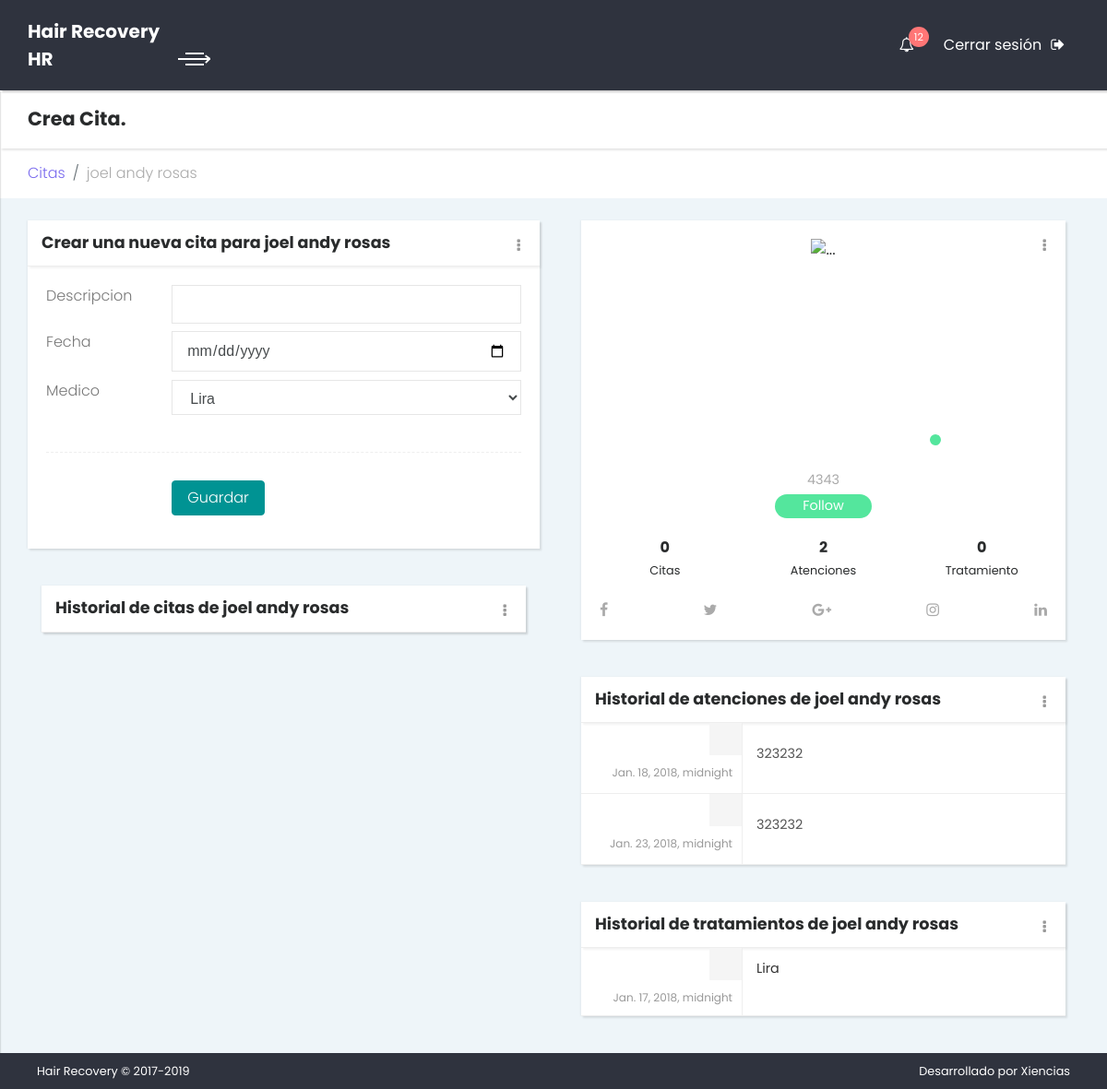
/creacita/34 (signed in), run on the app's committed database.
### app/models.py (models this page shows, shortened)
@python_2_unicode_compatible
class Pacientes(models.Model):
    nombre =models.CharField(max_length=300,blank=True)
    apellido =models.CharField(max_length=300,blank=True)
    dni = models.CharField(max_length=300,blank=True)
    domicilio = models.CharField(max_length=300,blank=True,null=True)
    ciudad = models.ForeignKey('Ciudad',max_length=300,blank=True,null=True)
    telefono = models.CharField(max_length=300,blank=True)
    celular = models.CharField(max_length=300,blank=True)
    email = models.CharField(max_length=300,blank=True,null=True)
    referenciado = models.CharField(max_length=300,blank=True)
    foto = models.TextField(db_column='foto',blank=True)
    user = models.ForeignKey(User, models.DO_NOTHING,blank=True,null=True)
    nacimiento= models.DateTimeField(blank=True, null=True)
    fecha_ini= models.DateTimeField('Fecha de Ingreso',blank=True, null=True)

@python_2_unicode_compatible
class Atencion(models.Model):
    paciente = models.ForeignKey('Pacientes',max_length=300,blank=True, null=True)
    medicos = models.ForeignKey('Medicos',max_length=300,blank=True, null=True)
    evaluacion = models.ForeignKey('Evaluacion',max_length=300,blank=True, null=True)
    control= models.ForeignKey('Control',max_length=300,blank=True, null=True)
    tratamiento= models.ForeignKey('Tratamiento',max_length=300,blank=True, null=True)
    descripcion = models.CharField(max_length=300,blank=True)
    fecha = models.DateTimeField('Fecha de Atencion',blank=True, null=True)

@python_2_unicode_compatible
class Tratamiento(models.Model):
    paciente = models.ForeignKey('Pacientes',max_length=300,blank=True, null=True)
    medico = models.ForeignKey('Medicos',max_length=300,blank=True, null=True)
    Diagnostico = models.CharField(max_length=300,blank=True,null=True)
    Fecha_ini = models.DateTimeField(blank=True, null=True)
    Frecuencia = models.CharField(max_length=300,blank=True,null=True)
    Apoyo = models.CharField(max_length=300,blank=True,null=True)
    Tipo = models.CharField(max_length=300,blank=True,null=True)
    Porcentaje = models.CharField(max_length=300,blank=True,null=True)
    Sesion = models.CharField(max_length=300,blank=True,null=True)
    Dolor_Fisico = models.CharField(max_length=300,blank=True,null=True)
    Malestar_Emocional = models.CharField(max_length=300,blank=True,null=True)
    Estudio_Medico = models.CharField(max_length=300,blank=True,null=True)
    Firma = models.CharField(max_length=300,blank=True,null=True)

@python_2_unicode_compatible
class Medicos(models.Model):
    nombre = models.CharField(max_length=300,blank=True)
    apellido = models.CharField(max_length=300,blank=True)
    dni = models.CharField(max_length=300,blank=True)
    domicilio = models.CharField(max_length=300)
    ciudad = models.ForeignKey('Ciudad',max_length=300,blank=True,null=True)
    telefono = models.CharField(max_length=300,blank=True)
    celular = models.CharField(max_length=300,blank=True)
    email = models.CharField(max_length=300)
    referenciado = models.CharField(max_length=300,blank=True)
    foto = models.FileField(upload_to='static')
    user = models.ForeignKey(User, models.DO_NOTHING,blank=True,null=True)

### app/views.py (the view)
# urls.py: url(r'^creacita/(\d+)', views.creacita),
@login_required(login_url="/login")
def creacita(request,paciente):
	if request.method == 'GET':
		paciente = Pacientes.objects.get(id=paciente)
		medicos = Medicos.objects.all()
		c = Citas.objects.filter(paciente_id=paciente)
		a = Atencion.objects.filter(paciente_id=paciente)
		t = Tratamiento.objects.filter(paciente_id=paciente)
		return render(request, 'creacita.html',{'t':t,'user':traeeluser(request),'grupo':traeelgrupo(request),'paciente':paciente,'medicos':medicos,'citas':c,'atencion':a})
	if request.method == 'POST':
		p = Pacientes.objects.get(id=paciente)
		data = request.POST
		descripcion = data['descripcion']
		start = data['start']
		medico = data['medico']
		Citas(paciente_id=paciente,descripcion=descripcion,start=start,medico_id=medico).save()
		return HttpResponseRedirect('/creacita/'+paciente)

### app/views.py (called while the page is built)
def traeeluser(request):
	u = User.objects.get(id=request.user.id)
	grupo =u.groups.get()
	if str(grupo) =='Recepcion':
		u = Recepcion.objects.get(user_id=request.user.id)
	if str(grupo) =='Enfermeros':
		u = Enfermeros.objects.get(user_id=request.user.id)
	if str(grupo) =='Medicos':
		u = Medicos.objects.get(user_id=request.user.id)
	return u

def traeelgrupo(request):
	u = User.objects.get(id=request.user.id)
	grupo =u.groups.get()
	return grupo

### templates/creacita.html (shortened to what this page needs)
<!DOCTYPE html>
<html>
     {% include "head.html" %}
  <body>
    <div class="page form-page">
     {% include "header.html" %}
      <div class="page-content d-flex align-items-stretch">
        <div class="content-inner">
          <header class="page-header">
            <div class="container-fluid">
              <h2 class="no-margin-bottom">Crea Cita.</h2>
            </div>
          </header>
          <ul class="breadcrumb">
            <div class="container-fluid">
              <li class="breadcrumb-item"><a href="/static/index.html">Citas</a></li>
              <li class="breadcrumb-item active">{{paciente.nombre}}</li>
            </div>
          </ul>
               <br>
          <section class="forms">
            <div class="container-fluid">
              <div class="row">
                <div class="col-lg-6 col-md-6 col-sm-12 col-xs-12">
                  <div class="card">
                    <div class="card-close">
                      <div class="dropdown">
                        <button type="button" id="closeCard" data-toggle="dropdown" aria-haspopup="true" aria-expanded="false" class="dropdown-toggle"><i class="fa fa-ellipsis-v"></i></button>
                      </div>
                    </div>
                    <div class="card-header d-flex align-items-center">
                      <h3 class="h4">Crear una nueva cita para {{paciente.nombre}}</h3>
                    </div>
                    <div class="card-body">
                        <form class="form-horizontal" action="/creacita/{{paciente.id}}" method="post">
                          <div class="form-group row">
                              <div class="col-sm-3 form-control-label">Descripcion</div>
                              <div class="col-sm-9">
                              <input type="" class='form-control' name="descripcion">
                              </div>
                              <div class="col-sm-3 form-control-label">Fecha</div>
                              <div class="col-sm-9">
                              <input type="date" class='form-control' name="start">
                              </div>
                              <div class="col-sm-3 form-control-label">Medico</div>
                              <div class="col-sm-9">
                              <select name="medico" class='form-control'>
                              {% for m in medicos %}
                              <option value='{{m.id}}'>{{m.nombre}}</option>
                              {% endfor %}
                              </select>
                            </div>
                              </div>
                        <div class="line"></div>
                        <div class="form-group row">
                          <div class="col-sm-4 offset-sm-3">
                            <div class="btn-group">
                            <button type="submit" class="btn btn-primary">Guardar</button>
                            </div>
                          </div>
                        </div>
                        </form>
                    </div>
                  </div>
                            <div class="col-lg-12">
                              <div class="daily-feeds card">
                                <div class="card-close">
                                  <div class="dropdown">
                                    <button type="button" id="closeCard" data-toggle="dropdown" aria-haspopup="true" aria-expanded="false" class="dropdown-toggle"><i class="fa fa-ellipsis-v"></i></button>
                                  </div>
                                </div>
                                <div class="card-header">
                                  <h3 class="h4">Historial de citas de {{paciente.nombre}}</h3>
                                </div>
                              </div>
                            </div>
                </div>
                <div class="col-lg-6 col-md-6 col-sm-12 col-xs-12">
                          <div class="col-lg-12">
                            <div class="client card">
                              <div class="card-close">
                                <div class="dropdown">
                                  <button type="button" id="closeCard" data-toggle="dropdown" aria-haspopup="true" aria-expanded="false" class="dropdown-toggle"><i class="fa fa-ellipsis-v"></i></button>
                                </div>
                              </div>
                              <div class="card-body text-center">
                                <div class="client-avatar"><img src="{{paciente.foto}}" alt="..." class="img-fluid">
                                  <div class="status bg-green"></div>
                                </div>
                                <div class="client-title">
                                  <h3> {{cita.paciente}}</h3><span> {{paciente.apellido}}</span><a href="#">Follow</a>
                                </div>
                                <div class="client-info">
                                  <div class="row">
                                    <div class="col-4"><strong>{{citas |length}}</strong><br><small>Citas</small></div>
                                    <div class="col-4"><strong>{{atencion | length}}</strong><br><small>Atenciones</small></div>
                                    <div class="col-4"><strong>0</strong><br><small>Tratamiento</small></div>
                                  </div>
                                </div>
                                <div class="client-social d-flex justify-content-between"><a href="#" target="_blank"><i class="fa fa-facebook"></i></a><a href="#" target="_blank"><i class="fa fa-twitter"></i></a><a href="#" target="_blank"><i class="fa fa-google-plus"></i></a><a href="#" target="_blank"><i class="fa fa-instagram"></i></a><a href="#" target="_blank"><i class="fa fa-linkedin"></i></a></div>
                              </div>
                            </div>
                          </div>
                          <div class="col-lg-12 col-md-12">
                            <div class="recent-activities card">
                              <div class="card-close">
                                <div class="dropdown">
                                  <button type="button" id="closeCard" data-toggle="dropdown" aria-haspopup="true" aria-expanded="false" class="dropdown-toggle"><i class="fa fa-ellipsis-v"></i></button>
                                </div>
                              </div>
                              <div class="card-header">
                                <h3 class="h4">Historial de atenciones de {{paciente.nombre}}</h3>
                              </div>
                              <div class="card-body no-padding">
                                {% for p in atencion %}
                                <div class="item">
                                  <div class="row">
                                    <div class="col-4 date-holder text-right">
                                      <div class="icon"></div>
                                      <div class="date"> <span>{{p.fecha}}</span></div>
                                    </div>
                                    <div class="col-8 content">
                                      <p>{{p.descripcion}}</p>
                                    </div>
                                  </div>
                                </div>
                                 {% endfor %}
                              </div>
                            </div>
                          </div>
                            <div class="col-lg-12 col-md-12">
                            <div class="recent-activities card">
                              <div class="card-close">
                                <div class="dropdown">
                                  <button type="button" id="closeCard" data-toggle="dropdown" aria-haspopup="true" aria-expanded="false" class="dropdown-toggle"><i class="fa fa-ellipsis-v"></i></button>
                                </div>
                              </div>
                              <div class="card-header">
                                <h3 class="h4">Historial de tratamientos de {{paciente.nombre}}</h3>
                              </div>
                              <div class="card-body no-padding">
                                {% for p in t %}
                                <div class="item">
                                  <div class="row">
                                    <div class="col-4 date-holder text-right">
                                      <div class="icon"></div>
                                      <div class="date"> <span>{{p.Fecha_ini}}</span></div>
                                    </div>
                                    <div class="col-8 content">
                                      <h5>{{p.medico.nombre}}</h5>
                                    </div>
                                  </div>
                                </div>
                                 {% endfor %}
                              </div>
                            </div>
                          </div>
                        </div>
                      </div>
                    </section>
                </div>
              </div>
            </div>
          {% include "footer.html" %}
  </body>
</html>

### templates/head.html (shortened to what this page needs)
  <head>
    <link rel="stylesheet" href="/static/css/bootstrap.min.css">
    <link rel="stylesheet" href="/static/css/style.default.css" id="theme-stylesheet">
    <link rel="stylesheet" href="/static/css/custom.css">
    <link rel="stylesheet" type="text/css" href="https://maxcdn.bootstrapcdn.com/font-awesome/4.7.0/css/font-awesome.min.css">
  </head>

### templates/header.html (shortened to what this page needs)
      <header class="header">
        <nav class="navbar">
          <div class="container-fluid">
            <div class="navbar-holder d-flex align-items-center justify-content-between">
              <div class="navbar-header">
                <a href="/citas" class="navbar-brand">
                  <div class="brand-text brand-big hidden-lg-down"><strong>Hair Recovery</strong></div>
                  <div class="brand-text brand-small"><strong>HR</strong></div></a>
                <a id="toggle-btn" href="#" class="menu-btn active"><span></span><span></span><span></span></a>
              </div>
              <ul class="nav-menu list-unstyled d-flex flex-md-row align-items-md-center">
                <li class="nav-item dropdown"> <a id="notifications" rel="nofollow" data-target="#" href="#" data-toggle="dropdown" aria-haspopup="true" aria-expanded="false" class="nav-link"><i class="fa fa-bell-o"></i><span class="badge bg-red">12</span></a>
                </li>
                <li class="nav-item"><a href="/login" class="nav-link logout">Cerrar sesión<i class="fa fa-sign-out"></i></a></li>
              </ul>
            </div>
          </div>
        </nav>
      </header>

### templates/footer.html
<footer class="main-footer">
            <div class="container-fluid">
              <div class="row">
                <div class="col-sm-6">
                  <p style='color:#fff;'>Hair Recovery &copy; 2017-2019</p>
                </div>
                <div class="col-sm-6 text-right">
                  <p style='color:#fff;'>Desarrollado por <a href="/static/https://bootstrapious.com/admin-templates" class="external">Xiencias</a></p>
                </div>
              </div>
            </div>
          </footer>

### data on the page
Pacientes: nombre "joel andy rosas", apellido "4343"
Atencion: fecha "Jan. 18, 2018, midnight", descripcion "323232"
Atencion: fecha "Jan. 23, 2018, midnight", descripcion "323232"
Tratamiento: Fecha_ini "Jan. 17, 2018, midnight", medico.nombre "Lira"

### other printed values
{{ citas |length }} "0"
{{ atencion | length }} "2"
form field medico "Lira"
